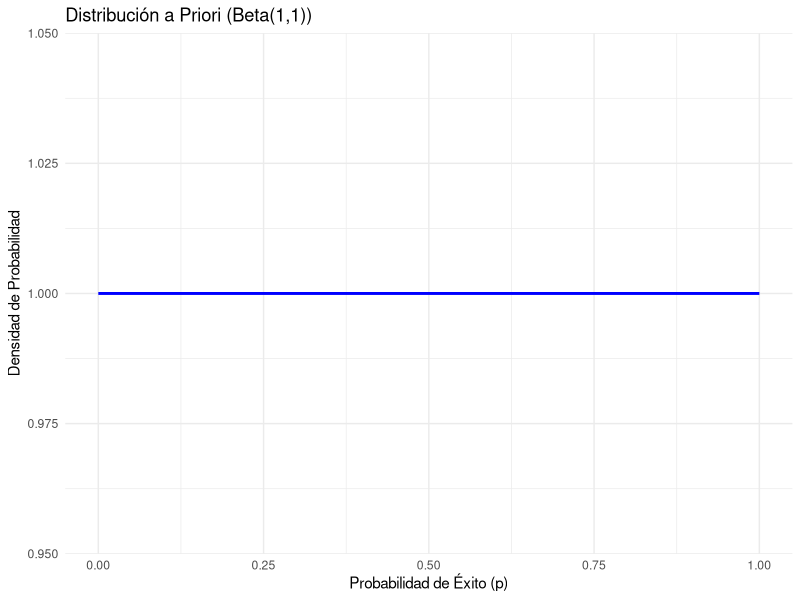
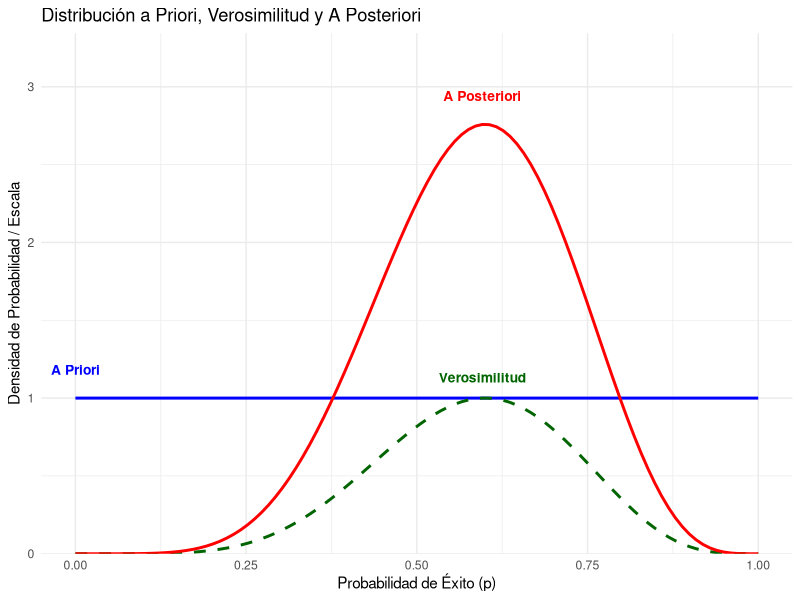
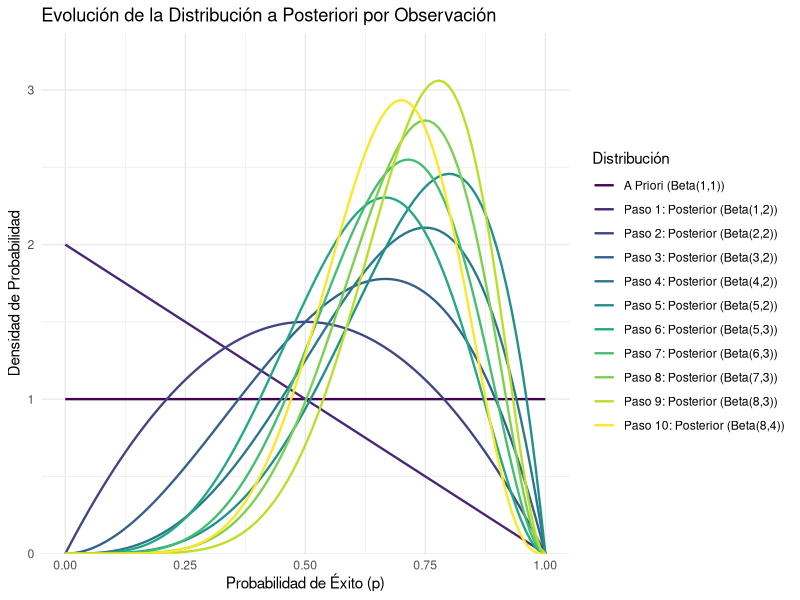
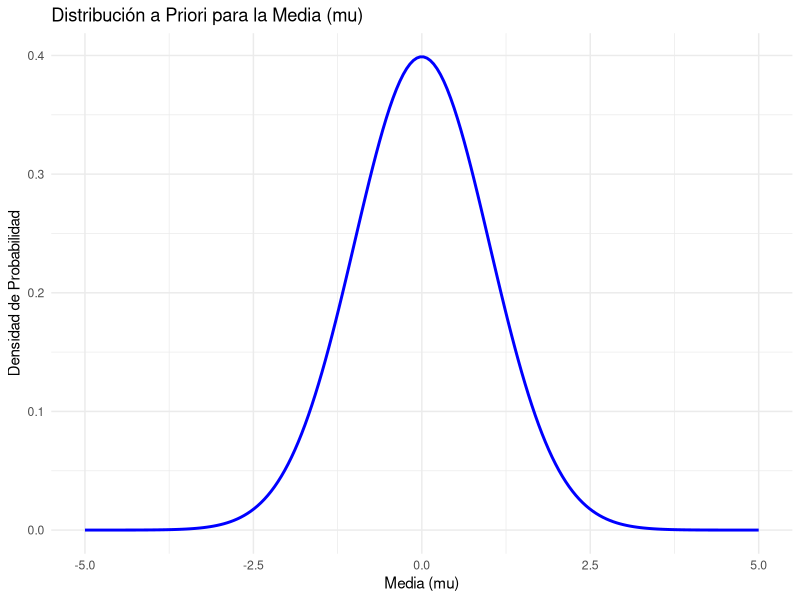
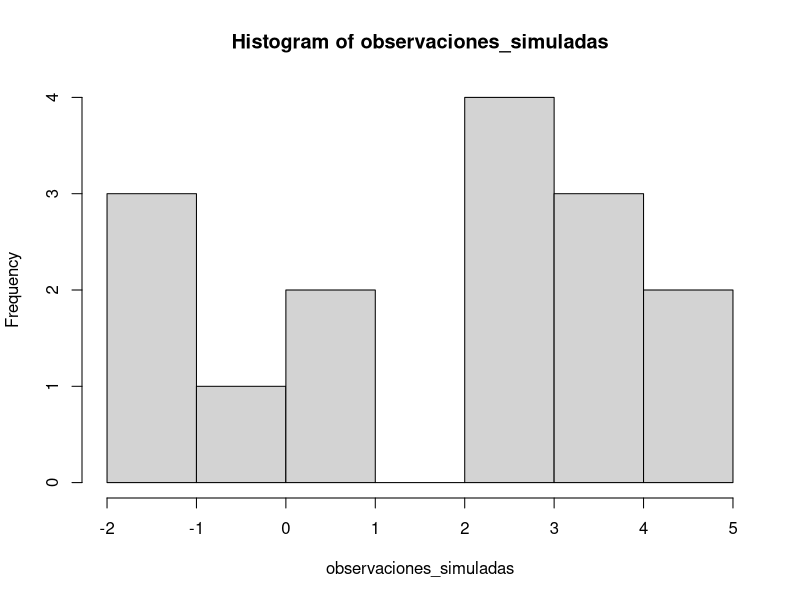
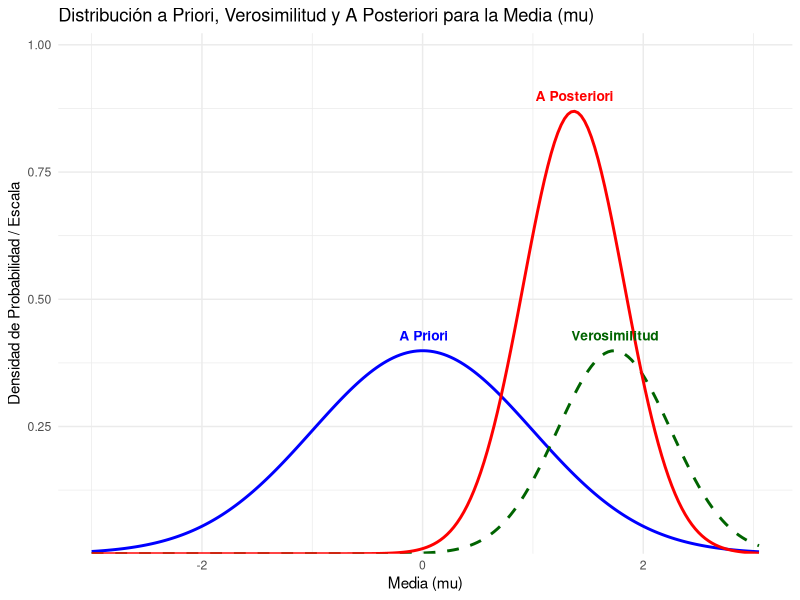
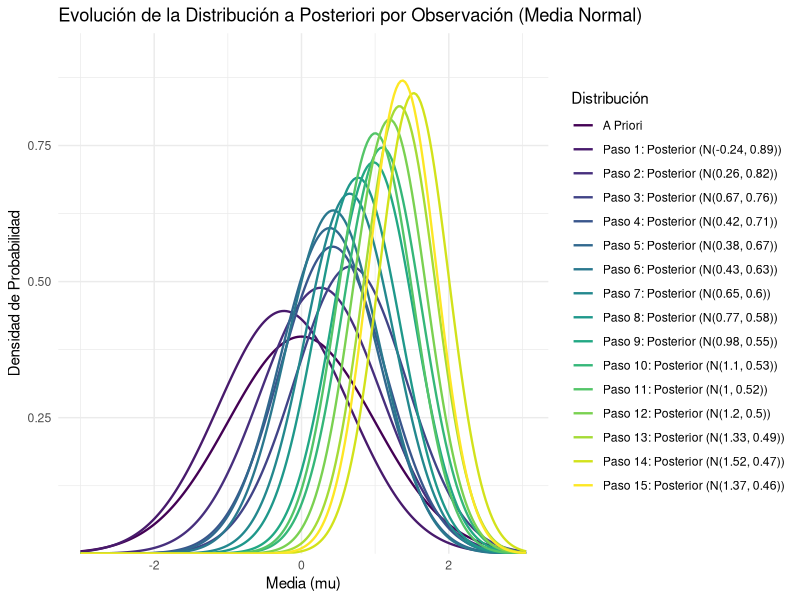

The R script that drew these images, in order:
## ---- chunk 1
# Load necessary libraries
library(stats) # For beta distribution functions
library(ggplot2)
library(dplyr)   # For data manipulation
library(tidyr)   # For data reshaping (pivot_longer)

## ---- chunk 2
alfa_prior <- 1
beta_prior <- 1

cat(sprintf("A priori: Beta(alfa=%g, beta=%g)\n", alfa_prior, beta_prior))
## ---- chunk 3
# Rango de posibles valores para la probabilidad 'p'
p_values <- seq(0, 1, length.out = 100)

# Calcular las densidades de la distribución a priori
prior_pdf_values <- dbeta(p_values, alfa_prior, beta_prior)

# Crear un data frame para ggplot2
df_prior_plot <- data.frame(
  p = p_values,
  prior_density = prior_pdf_values
)

# Crear el gráfico de la distribución a priori
ggplot(df_prior_plot, aes(x = p, y = prior_density)) +
  geom_line(color = 'blue', linewidth = 1) +
  labs(title = 'Distribución a Priori (Beta(1,1))',
       x = 'Probabilidad de Éxito (p)',
       y = 'Densidad de Probabilidad') +
  theme_minimal()
## ---- chunk 4
p_true <- 0.7
num_lanzamientos <- 10

# Simular lanzamientos de moneda
set.seed(123)
datos_simulados <- rbinom(num_lanzamientos, 1, p_true)
cat(sprintf("\nDatos simulados:"))
datos_simulados

# Contar éxitos (caras) y fracasos (cruces)
num_exitos <- sum(datos_simulados)
num_fracasos <- num_lanzamientos - num_exitos

cat(sprintf("\nDatos simulados: %g lanzamientos. Éxitos (caras): %g, Fracasos (cruces): %g\n", num_lanzamientos, num_exitos, num_fracasos))
## ---- chunk 5
alfa_posterior <- alfa_prior + num_exitos
beta_posterior <- beta_prior + num_fracasos

cat(sprintf("A posteriori: Beta(alfa=%g, beta=%g)\n", alfa_posterior, beta_posterior))
## ---- chunk 6
# Rango de posibles valores para la probabilidad 'p'
p_values <- seq(0, 1, length.out = 100)

# Calcular las densidades de las distribuciones
prior_pdf_values <- dbeta(p_values, alfa_prior, beta_prior)

# Calcular la verosimilitud (no normalizada)
likelihood_values <- (p_values^num_exitos) * ((1-p_values)^num_fracasos)

# Escalar la verosimilitud para que sea comparable con las PDFs
likelihood_scaled <- likelihood_values / max(likelihood_values) * max(prior_pdf_values)

# Calcular la densidad de la distribución a posteriori
posterior_pdf_values <- dbeta(p_values, alfa_posterior, beta_posterior)

# Crear un data frame para ggplot2
df_plot <- data.frame(
  p = p_values,
  prior = prior_pdf_values,
  likelihood = likelihood_scaled,
  posterior = posterior_pdf_values
)

## ---- chunk 7
head(df_plot)
## ---- chunk 8
# Reestructurar el data frame para ggplot2 (formato largo)
df_long <- df_plot %>%
  pivot_longer(cols = -p, names_to = "type", values_to = "density") %>%
  # Asignar nombres más descriptivos y orden para la leyenda/etiquetas
  mutate(type = factor(type, levels = c("prior", "likelihood", "posterior"),
                       labels = c("A Priori", "Verosimilitud", "A Posteriori")))
cat(sprintf("\nDatos nuevos"))
head(df_long)
## ---- chunk 9
# Preparar un dataframe para las etiquetas de texto en el gráfico
# Encontrar el punto de máxima densidad para cada curva para posicionar las etiquetas
peaks_df <- df_long %>%
  group_by(type) %>%
  filter(density == max(density)) %>%
  slice(1) %>% # En caso de múltiples máximos (e.g., prior uniforme), toma el primero
  ungroup()

# Ajustar la posición y (vertical) de las etiquetas para evitar superposición con las líneas
# Estos valores pueden necesitar un ajuste manual dependiendo del gráfico
peaks_df$density_offset <- peaks_df$density + c(0.15, 0.1, 0.15) # Ajuste específico para cada tipo de curva

# Crear el gráfico con ggplot2
ggplot(df_long, aes(x = p, y = density, color = type, linetype = type)) +
  geom_line(linewidth = 1) + # Ajustar el grosor de la línea
  scale_color_manual(values = c("blue", "darkgreen", "red")) + # Colores personalizados
  scale_linetype_manual(values = c("solid", "dashed", "solid")) + # Tipos de línea
  labs(title = 'Distribución a Priori, Verosimilitud y A Posteriori', # Título del gráfico
       x = 'Probabilidad de Éxito (p)', # Etiqueta del eje x
       y = 'Densidad de Probabilidad / Escala') + # Etiqueta del eje y
  theme_minimal() + # Tema minimalista
  theme(legend.position = 'none') + # Ocultar la leyenda ya que las etiquetas son directas
  scale_y_continuous(expand = expansion(mult = c(0, 0.15))) + # Expandir el eje y para dar espacio a las etiquetas
  geom_text(data = peaks_df, aes(x = p, y = density_offset, label = type, color = type),
            size = 3.5, fontface = "bold", hjust = 0.5, vjust = 0) # Añadir etiquetas directas en los picos
## ---- chunk 10
cat(sprintf("\nDatos simulados:"))
datos_simulados

cat(sprintf("\nDatos simulados: %g lanzamientos. Éxitos (caras): %g, Fracasos (cruces): %g\n", num_lanzamientos, num_exitos, num_fracasos))

## ---- chunk 11
# Redefinir las variables necesarias para que la celda sea autónoma
alfa_prior <- 1
beta_prior <- 1
p_values <- seq(0, 1, length.out = 100)
p_true <- 0.7 # Esto se usó para simular, lo incluimos para consistencia
num_lanzamientos <- 10
datos_simulados <- rbinom(num_lanzamientos, 1, p_true)
# num_exitos y num_fracasos se calcularán dentro del bucle
datos_simulados
## ---- chunk 12
# Parámetros iniciales de la priori
current_alfa <- alfa_prior
current_beta <- beta_prior

# Crear un data frame para almacenar las distribuciones en cada paso
df_evolution_steps <- data.frame()

# Añadir la distribución a priori inicial
prior_pdf <- dbeta(p_values, current_alfa, current_beta)
df_evolution_steps <- rbind(df_evolution_steps, data.frame(p = p_values, density = prior_pdf, step = "A Priori (Beta(1,1))"))

# Iterar a través de cada observación (lanzamiento de moneda)
for (i in 1:num_lanzamientos) {
  observation <- datos_simulados[i] # Obtener la observación actual

  # Actualizar los parámetros alfa y beta según la observación
  if (observation == 1) { # Si es un éxito
    current_alfa <- current_alfa + 1
  } else { # Si es un fracaso
    current_beta <- current_beta + 1
  }

  # Calcular la densidad de la distribución a posteriori actual
  posterior_pdf <- dbeta(p_values, current_alfa, current_beta)

  # Añadir esta distribución al data frame de evolución
  step_label <- paste0("Paso ", i, ": Posterior (Beta(", current_alfa, ",", current_beta, "))")
  df_evolution_steps <- rbind(df_evolution_steps, data.frame(p = p_values, density = posterior_pdf, step = step_label))
}

# Convertir la columna 'step' a factor para asegurar el orden correcto en el gráfico
df_evolution_steps$step <- factor(df_evolution_steps$step, levels = unique(df_evolution_steps$step))

cat(sprintf("\nDatos para el gráfico:"))
head(df_evolution_steps)

cat(sprintf("\nDatos para el gráfico:"))
tail(df_evolution_steps)


## ---- chunk 13
# Aumentar el ancho del gráfico para evitar que esté "aplastado"
options(repr.plot.width = 12)

# Crear el gráfico de la evolución con ggplot2
ggplot(df_evolution_steps, aes(x = p, y = density, color = step, group = step)) +
  geom_line(linewidth = 0.8) + # Ajustar el grosor de la línea
  labs(title = 'Evolución de la Distribución a Posteriori por Observación',
       x = 'Probabilidad de Éxito (p)',
       y = 'Densidad de Probabilidad',
       color = 'Distribución') + # Título de la leyenda
  theme_minimal() +
  theme(legend.position = 'right') + # Posición de la leyenda
  scale_y_continuous(expand = expansion(mult = c(0, 0.1))) + # Expandir el eje y
  scale_color_viridis_d() # Usar una paleta de colores diversa para mostrar la evolución
## ---- chunk 14
mu_prior_mean <- 0   # Nuestra creencia inicial para la media es 0
mu_prior_sd <- 1     # Nuestra incertidumbre inicial es una desviación estándar de 1

# La desviación estándar de la población (sigma) se asume conocida para este ejemplo.
sigma_data_known <- 2 # Desviación estándar conocida de los datos (no del parámetro mu)

cat(sprintf("A priori para mu: Normal(media=%.2f, sd=%.2f)\n", mu_prior_mean, mu_prior_sd))
cat(sprintf("Desviación estándar de los datos (conocida): %.2f\n", sigma_data_known))

# Calcular la precisión (inverso de la varianza) para la priori
precision_prior <- 1 / (mu_prior_sd^2)

# Rango de posibles valores para la media 'mu'
mu_values <- seq(-5, 5, length.out = 200)

# Calcular las densidades de la distribución a priori
prior_pdf_values_normal <- dnorm(mu_values, mean = mu_prior_mean, sd = mu_prior_sd)

# Crear un data frame para ggplot2
df_prior_plot_normal <- data.frame(
  mu = mu_values,
  prior_density = prior_pdf_values_normal
)

cat("\nNombres de columna de df_prior_plot_normal:\n")
print(colnames(df_prior_plot_normal))

# Crear el gráfico de la distribución a priori
print(ggplot(df_prior_plot_normal, aes(x = mu, y = prior_density)) +
  geom_line(color = 'blue', linewidth = 1) +
  labs(title = 'Distribución a Priori para la Media (mu)',
       x = 'Media (mu)',
       y = 'Densidad de Probabilidad') +
  theme_minimal())
## ---- chunk 15
mu_true <- 1.5
num_observaciones <- 15

# Simular observaciones de una distribución normal
set.seed(456)
observaciones_simuladas <- rnorm(num_observaciones, mean = mu_true, sd = sigma_data_known)

cat(sprintf("\nDatos simulados: %g observaciones de una Normal(media=%.2f, sd=%.2f)\n", num_observaciones, mu_true, sigma_data_known))
cat("Primeras 5 observaciones: ", head(observaciones_simuladas, 5), "\n")

# Calcular la suma de los datos y la media muestral
sum_observaciones <- sum(observaciones_simuladas)
mean_observaciones <- mean(observaciones_simuladas)

cat(sprintf("Media muestral de los datos: %.2f\n", mean_observaciones))
## ---- chunk 16
hist(observaciones_simuladas)
## ---- chunk 17
# Parámetros de la posterior (para el parámetro mu):
# Precisiones: 1/varianza
precision_posterior <- precision_prior + (num_observaciones / (sigma_data_known^2))

mu_posterior_mean <- ((mu_prior_mean * precision_prior) + (sum_observaciones / (sigma_data_known^2))) / precision_posterior
mu_posterior_sd <- sqrt(1 / precision_posterior)

cat(sprintf("\nA posteriori para mu: Normal(media=%.2f, sd=%.2f)\n", mu_posterior_mean, mu_posterior_sd))
## ---- chunk 18
# Rango de posibles valores para la media 'mu'
mu_values <- seq(min(c(mu_prior_mean - 3*mu_prior_sd, mu_true - 3*sigma_data_known/sqrt(num_observaciones), mu_posterior_mean - 3*mu_posterior_sd)),
                 max(c(mu_prior_mean + 3*mu_prior_sd, mu_true + 3*sigma_data_known/sqrt(num_observaciones), mu_posterior_mean + 3*mu_posterior_sd)),
                 length.out = 200)

# Calcular las densidades de las distribuciones
prior_pdf_values_normal <- dnorm(mu_values, mean = mu_prior_mean, sd = mu_prior_sd)

# Calcular la verosimilitud (no normalizada) para el parámetro mu
# La verosimilitud para mu dada las observaciones x_i es proporcional a exp(-sum((x_i - mu)^2) / (2*sigma_data_known^2))
# Para simplificar la visualización y evitar problemas numéricos con productos,
# podemos usar la forma que se centra en la media muestral.
# La verosimilitud es proporcional a N(mu_sample, sigma_data_known^2 / n)

# Calculate the term sum((x_i - mu)^2) for each mu_value
likelihood_term <- sapply(mu_values, function(m) {
  -sum((observaciones_simuladas - m)^2) / (2 * sigma_data_known^2)
})
likelihood_values_normal <- exp(likelihood_term)

# Escalar la verosimilitud para que sea comparable con las PDFs (que integran a 1)
# Normalizaremos para que el pico sea similar al de la priori (o posteriori)
likelihood_scaled_normal <- likelihood_values_normal / max(likelihood_values_normal) * max(prior_pdf_values_normal)

# Calcular la densidad de la distribución a posteriori
posterior_pdf_values_normal <- dnorm(mu_values, mean = mu_posterior_mean, sd = mu_posterior_sd)

# Crear un data frame para ggplot2
df_plot_normal <- data.frame(
  mu = mu_values,
  prior = prior_pdf_values_normal,
  likelihood = likelihood_scaled_normal,
  posterior = posterior_pdf_values_normal
)

# Reestructurar el data frame para ggplot2 (formato largo)
df_long_normal <- df_plot_normal %>%
  tidyr::pivot_longer(cols = -mu, names_to = "type", values_to = "density") %>%
  mutate(type = factor(type, levels = c("prior", "likelihood", "posterior"),
                       labels = c("A Priori", "Verosimilitud", "A Posteriori")))

cat("\nNombres de columna de df_long_normal (después del pivot):\n")
print(colnames(df_long_normal))

## ---- chunk 19
head(df_long_normal)
## ---- chunk 20
# Preparar un dataframe para las etiquetas de texto en el gráfico
peaks_df_normal <- df_long_normal %>%
  group_by(type) %>%
  filter(density == max(density)) %>%
  slice(1) %>%
  ungroup()

peaks_df_normal$density_offset <- peaks_df_normal$density + c(0.02, 0.02, 0.02) # Ajuste específico

# Crear el gráfico con ggplot2
print(ggplot(df_long_normal, aes(x = mu, y = density, color = type, linetype = type)) +
  geom_line(linewidth = 1) +
  scale_color_manual(values = c("blue", "darkgreen", "red")) +
  scale_linetype_manual(values = c("solid", "dashed", "solid")) +
  labs(title = 'Distribución a Priori, Verosimilitud y A Posteriori para la Media (mu)',
       x = 'Media (mu)',
       y = 'Densidad de Probabilidad / Escala') +
  theme_minimal() +
  theme(legend.position = 'none') +
  scale_y_continuous(expand = expansion(mult = c(0, 0.15))) +
  geom_text(data = peaks_df_normal, aes(x = mu, y = density_offset, label = type, color = type),
            size = 3.5, fontface = "bold", hjust = 0.5, vjust = 0))
## ---- chunk 21
# Parámetros iniciales de la priori
current_mu_mean <- mu_prior_mean
current_precision <- precision_prior

# Crear un data frame para almacenar las distribuciones en cada paso
df_evolution_steps_normal <- data.frame()

# Añadir la distribución a priori inicial
prior_pdf_normal <- dnorm(mu_values, mean = current_mu_mean, sd = sqrt(1/current_precision))
df_evolution_steps_normal <- rbind(df_evolution_steps_normal, data.frame(mu = mu_values, density = prior_pdf_normal, step = "A Priori"))

# Iterar a través de cada observación
for (i in 1:num_observaciones) {
  observation <- observaciones_simuladas[i] # Obtener la observación actual

  # Actualizar los parámetros de la posterior con la nueva observación
  # Para cada observación, la precisión de la verosimilitud es 1/sigma_data_known^2
  current_precision <- current_precision + (1 / (sigma_data_known^2))
  current_mu_mean <- ((current_mu_mean * (current_precision - (1 / (sigma_data_known^2)))) + (observation / (sigma_data_known^2))) / current_precision

  # Calcular la densidad de la distribución a posteriori actual
  posterior_pdf_normal <- dnorm(mu_values, mean = current_mu_mean, sd = sqrt(1/current_precision))

  # Añadir esta distribución al data frame de evolución
  step_label <- paste0("Paso ", i, ": Posterior (N(", round(current_mu_mean,2), ", ", round(sqrt(1/current_precision),2), "))")
  df_evolution_steps_normal <- rbind(df_evolution_steps_normal, data.frame(mu = mu_values, density = posterior_pdf_normal, step = step_label))
}

# Convertir la columna 'step' a factor para asegurar el orden correcto en el gráfico
df_evolution_steps_normal$step <- factor(df_evolution_steps_normal$step, levels = unique(df_evolution_steps_normal$step))

cat("\nNombres de columna de df_evolution_steps_normal:\n")
print(colnames(df_evolution_steps_normal))

# Aumentar el ancho del gráfico para evitar que esté "aplastado"
options(repr.plot.width = 12)

# Crear el gráfico de la evolución con ggplot2
print(ggplot(df_evolution_steps_normal, aes(x = mu, y = density, color = step, group = step)) +
  geom_line(linewidth = 0.8) +
  labs(title = 'Evolución de la Distribución a Posteriori por Observación (Media Normal)',
       x = 'Media (mu)',
       y = 'Densidad de Probabilidad',
       color = 'Distribución') +
  theme_minimal() +
  theme(legend.position = 'right') +
  scale_y_continuous(expand = expansion(mult = c(0, 0.1))) +
  scale_color_viridis_d()) # Usar una paleta de colores diversa para mostrar la evolución
